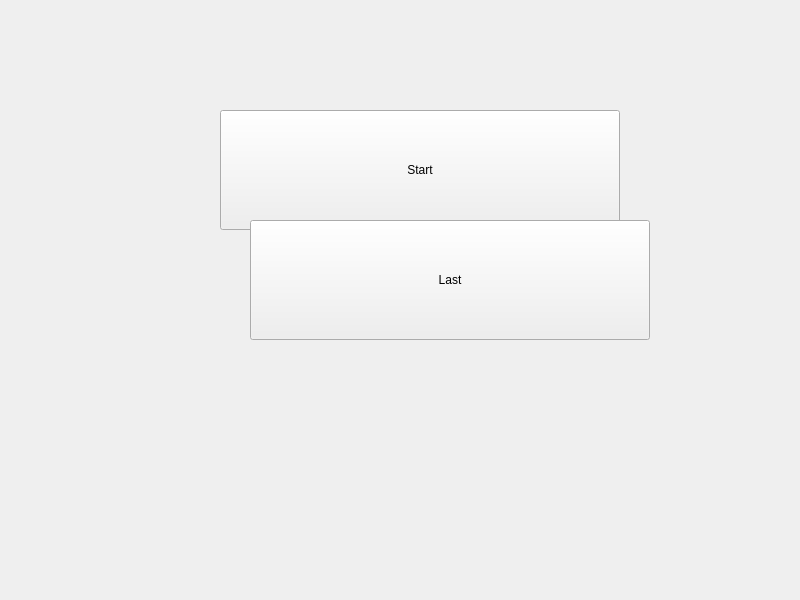
<?xml version="1.0" encoding="UTF-8"?>
<ui version="4.0">
 <class>MainWindow</class>
 <widget class="QMainWindow" name="MainWindow">
  <property name="geometry">
   <rect>
    <x>0</x>
    <y>0</y>
    <width>800</width>
    <height>600</height>
   </rect>
  </property>
  <property name="windowTitle">
   <string>MainWindow</string>
  </property>
  <widget class="QWidget" name="centralwidget">
   <widget class="QPushButton" name="buttonStart">
    <property name="geometry">
     <rect>
      <x>220</x>
      <y>110</y>
      <width>400</width>
      <height>120</height>
     </rect>
    </property>
    <property name="sizePolicy">
     <sizepolicy hsizetype="Minimum" vsizetype="Fixed">
      <horstretch>0</horstretch>
      <verstretch>0</verstretch>
     </sizepolicy>
    </property>
    <property name="cursor">
     <cursorShape>PointingHandCursor</cursorShape>
    </property>
    <property name="text">
     <string>Start</string>
    </property>
    <property name="icon">
     <iconset resource="res.qrc">
      <normaloff>:/image/hongshuai.svg</normaloff>:/image/hongshuai.svg</iconset>
    </property>
    <property name="iconSize">
     <size>
      <width>200</width>
      <height>200</height>
     </size>
    </property>
    <property name="autoDefault">
     <bool>true</bool>
    </property>
   </widget>
   <widget class="QPushButton" name="buttonLast">
    <property name="geometry">
     <rect>
      <x>250</x>
      <y>220</y>
      <width>400</width>
      <height>120</height>
     </rect>
    </property>
    <property name="text">
     <string>Last</string>
    </property>
   </widget>
  </widget>
 </widget>
 <resources>
  <include location="res.qrc"/>
 </resources>
 <connections/>
</ui>
